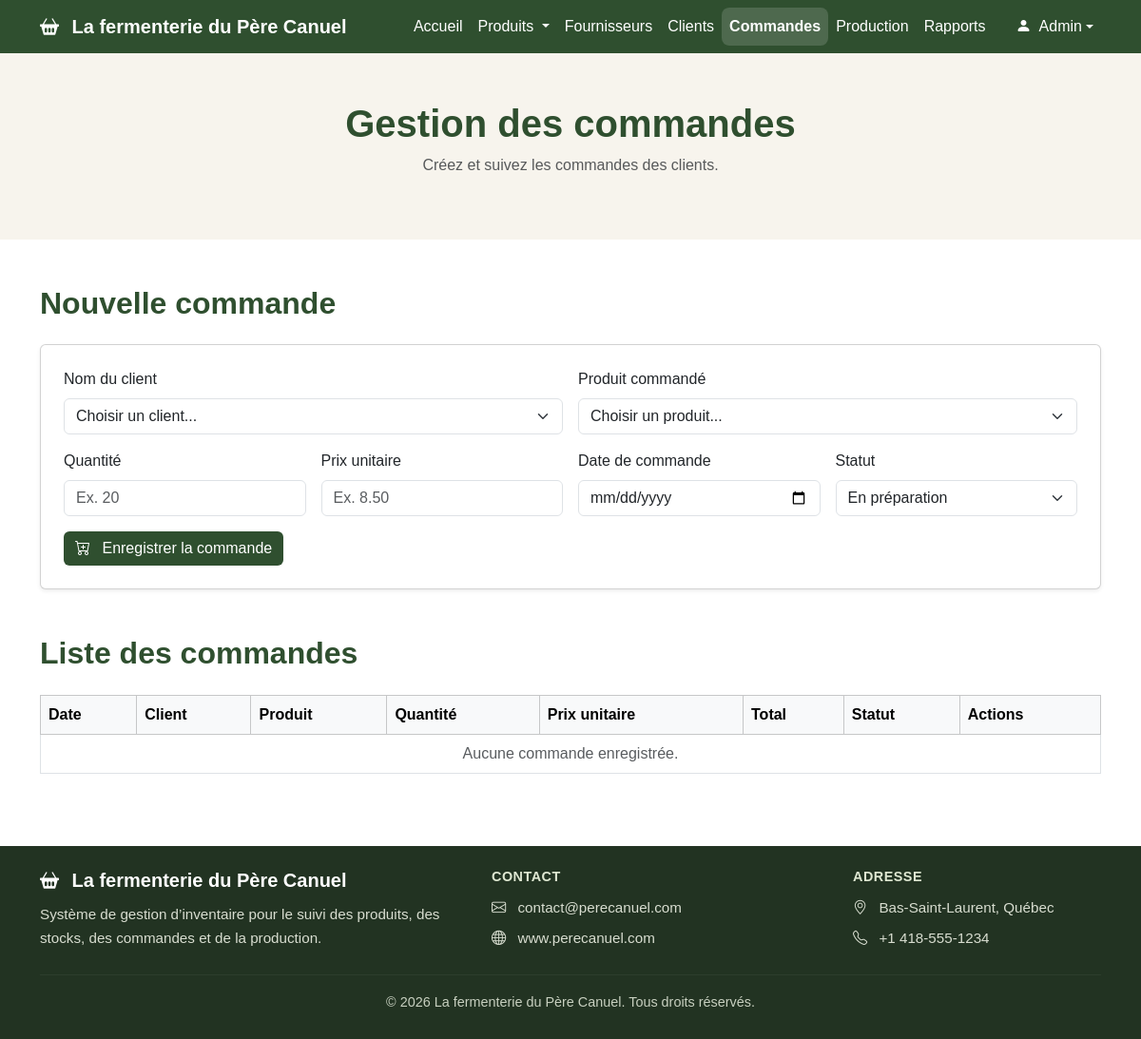
The app's page /commandes.php, older data.
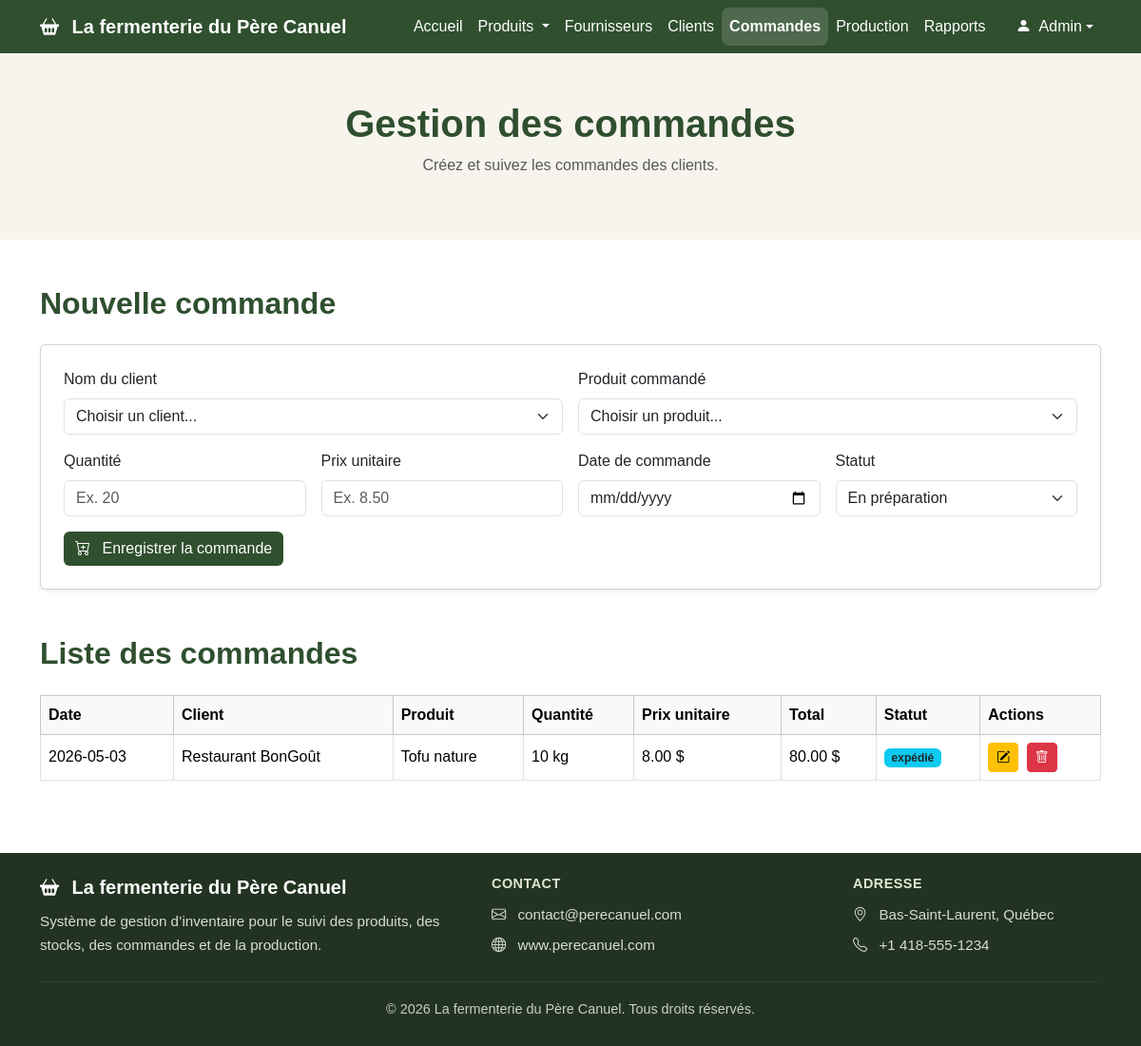
The same page, newer data.
### tables this page shows
CREATE TABLE `commandeclient` (
  `id_commande_client` int(11) NOT NULL,
  `id_client` int(11) DEFAULT NULL,
  `date_commande` date DEFAULT NULL,
  `date_reception_prevue` date DEFAULT NULL,
  `statut` varchar(50) DEFAULT NULL
);

CREATE TABLE `client` (
  `id_client` int(11) NOT NULL,
  `nom` varchar(100) DEFAULT NULL,
  `telephone` varchar(20) DEFAULT NULL,
  `email` varchar(100) DEFAULT NULL,
  `site_web` varchar(100) DEFAULT NULL,
  `contact` varchar(100) DEFAULT NULL,
  `type_client` varchar(50) DEFAULT NULL,
  `adresse` varchar(150) DEFAULT NULL,
  `ville` varchar(100) DEFAULT NULL,
  `region` varchar(100) DEFAULT NULL
);

CREATE TABLE `produittransforme` (
  `id_produit_transforme` int(11) NOT NULL,
  `nom` varchar(100) DEFAULT NULL,
  `quantite_stock` float DEFAULT NULL,
  `unite_mesure` varchar(50) DEFAULT NULL,
  `prix_unitaire_moyen` float DEFAULT NULL,
  `commentaire` text DEFAULT NULL
);

CREATE TABLE `lignecommandeclient` (
  `id_ligne` int(11) NOT NULL,
  `id_commande_client` int(11) DEFAULT NULL,
  `id_produit_transforme` int(11) DEFAULT NULL,
  `quantite` int(11) DEFAULT NULL,
  `prix_vente` float DEFAULT NULL
);

### commandes.php (the view, shortened to what the changed rows need)
<?php
require_once "liaisonBD.php";
if (isset($pdo)) {
    $bd = $pdo;
} elseif (isset($connexion)) {
    $bd = $connexion;
} elseif (isset($conn)) {
    $bd = $conn;
} elseif (isset($bdd)) {
    $bd = $bdd;
} else {
    die("Erreur : connexion à la base de données introuvable.");
}
try {
    $sqlCommandes = "
        SELECT
            cc.id_commande_client,
            cc.id_client,
            cc.date_commande,
            cc.statut,
            c.nom AS nom_client,
            lcc.id_ligne,
            lcc.id_produit_transforme,
            lcc.quantite,
            lcc.prix_vente,
            pt.nom AS nom_produit,
            pt.unite_mesure
        FROM commandeclient cc
        INNER JOIN client c
            ON cc.id_client = c.id_client
        LEFT JOIN lignecommandeclient lcc
            ON cc.id_commande_client = lcc.id_commande_client
        LEFT JOIN produittransforme pt
            ON lcc.id_produit_transforme = pt.id_produit_transforme
        ORDER BY cc.date_commande DESC, cc.id_commande_client DESC
    ";
    $requete = $bd->prepare($sqlCommandes);
    $requete->execute();
    $commandes = $requete->fetchAll(PDO::FETCH_ASSOC);
} catch (PDOException $e) {
    $messageErreur = "Erreur : " . $e->getMessage();
}
?>
<!DOCTYPE html>
<html lang="fr">
<head>
    <link href="https://cdn.jsdelivr.net/npm/bootstrap@5.3.3/dist/css/bootstrap.min.css" rel="stylesheet">
    <link href="https://cdn.jsdelivr.net/npm/bootstrap-icons@1.11.3/font/bootstrap-icons.css" rel="stylesheet">
    <link type="text/css" rel="stylesheet" href="styles/commandes.css"/>
</head>
<body>
  <header class="page-header">
    <div class="container">
      <h1>Gestion des commandes</h1>
    </div>
  </header>
  <main class="container my-5">
    <section class="mb-5">
      <h2 class="section-title mb-4">Nouvelle commande</h2>
    </section>
    <section>
      <h2 class="section-title mb-4">Liste des commandes</h2>
      <div class="table-responsive">
        <table class="table table-bordered align-middle">
          <thead class="table-light">
            <tr>
              <th>Date</th>
              <th>Client</th>
              <th>Produit</th>
              <th>Quantité</th>
              <th>Prix unitaire</th>
              <th>Total</th>
              <th>Statut</th>
              <th>Actions</th>
            </tr>
          </thead>
          <tbody>
            <?php if (count($commandes) == 0) { ?>
              <tr>
                <td colspan="8" class="text-center text-muted">
                  Aucune commande enregistrée.
                </td>
              </tr>
            <?php } ?>
            <?php foreach ($commandes as $commande) { ?>
              <?php
                $total = $commande['quantite'] * $commande['prix_vente'];
                if ($commande['statut'] == "En préparation") {
                    $badge = "bg-warning text-dark";
                } elseif ($commande['statut'] == "Confirmée") {
                    $badge = "bg-success";
                } elseif ($commande['statut'] == "Expédiée") {
                    $badge = "bg-primary";
                } elseif ($commande['statut'] == "Livrée") {
                    $badge = "bg-secondary";
                } else {
                    $badge = "bg-info text-dark";
                }
              ?>
              <tr>
                <td>
                  <?php echo htmlspecialchars($commande['date_commande']); ?>
                </td>
                <td>
                  <?php echo htmlspecialchars($commande['nom_client']); ?>
                </td>
                <td>
                  <?php echo htmlspecialchars($commande['nom_produit']); ?>
                </td>
                <td>
                  <?php echo htmlspecialchars($commande['quantite']); ?>
                  <?php echo htmlspecialchars($commande['unite_mesure']); ?>
                </td>
                <td>
                  <?php echo number_format($commande['prix_vente'], 2); ?> $
                </td>
                <td>
                  <?php echo number_format($total, 2); ?> $
                </td>
                <td>
                  <span class="badge <?php echo $badge; ?>">
                    <?php echo htmlspecialchars($commande['statut']); ?>
                  </span>
                </td>
                <td>
                  <button
                    class="btn btn-sm btn-warning me-1"
                    data-bs-toggle="modal"
                    data-bs-target="#modifierModal"
                    data-id-commande="<?php echo $commande['id_commande_client']; ?>"
                    data-id-ligne="<?php echo $commande['id_ligne']; ?>"
                    data-id-client="<?php echo $commande['id_client']; ?>"
                    data-id-produit="<?php echo $commande['id_produit_transforme']; ?>"
                    data-quantite="<?php echo $commande['quantite']; ?>"
                    data-prix="<?php echo $commande['prix_vente']; ?>"
                    data-date="<?php echo $commande['date_commande']; ?>"
                    data-statut="<?php echo htmlspecialchars($commande['statut']); ?>">
                    <i class="bi bi-pencil-square"></i>
                  </button>
                  <form method="POST" action="" style="display:inline;" onsubmit="return confirm('Voulez-vous vraiment supprimer cette commande ?');">
                    <button type="submit" name="supprimer" class="btn btn-sm btn-danger">
                      <i class="bi bi-trash"></i>
                    </button>
                  </form>
                </td>
              </tr>
            <?php } ?>
          </tbody>
        </table>
      </div>
    </section>
  </main>
</body>
</html>

Row changes from the older to the newer data that the page shows:
added commandeclient: date_commande "2026-05-03", id_client.nom "Restaurant BonGoût", produittransforme.nom "Tofu nature", lignecommandeclient.quantite "10", produittransforme.unite_mesure "kg", lignecommandeclient.prix_vente "8.00", lignecommandeclient.quantite+prix_vente "80.00", statut "expédié"
Text that changed along with them:
text no longer shown: "Aucune commande enregistrée."
